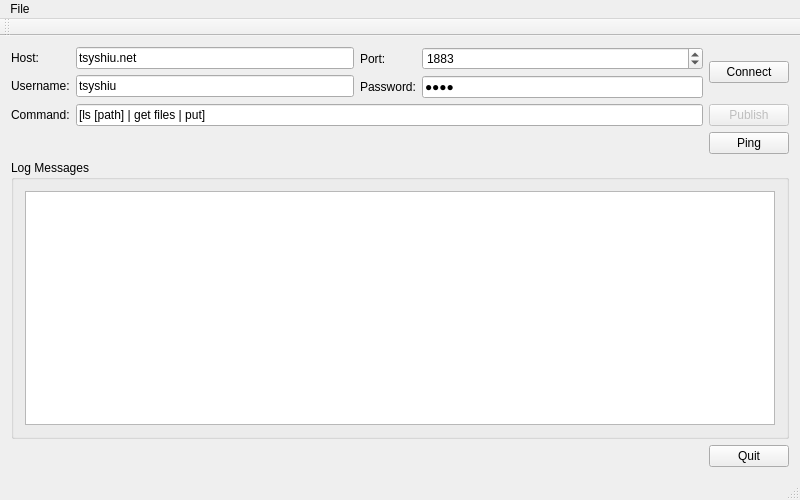
<?xml version="1.0" encoding="UTF-8"?>
<ui version="4.0">
 <class>MainWindow</class>
 <widget class="QMainWindow" name="MainWindow">
  <property name="geometry">
   <rect>
    <x>0</x>
    <y>0</y>
    <width>800</width>
    <height>500</height>
   </rect>
  </property>
  <property name="windowTitle">
   <string>FTP-Client</string>
  </property>
  <widget class="QWidget" name="centralWidget">
   <layout class="QVBoxLayout" name="verticalLayout">
    <item>
     <layout class="QHBoxLayout" name="horizontalLayout">
      <item>
       <layout class="QFormLayout" name="formLayout">
        <item row="0" column="1">
         <widget class="QLineEdit" name="lineEditHost">
          <property name="text">
           <string>tsyshiu.net</string>
          </property>
         </widget>
        </item>
        <item row="1" column="0">
         <widget class="QLabel" name="label_5">
          <property name="text">
           <string>Username:</string>
          </property>
         </widget>
        </item>
        <item row="1" column="1">
         <widget class="QLineEdit" name="lineEditUsername">
          <property name="text">
           <string>tsyshiu</string>
          </property>
         </widget>
        </item>
        <item row="0" column="0">
         <widget class="QLabel" name="label">
          <property name="text">
           <string>Host:</string>
          </property>
         </widget>
        </item>
       </layout>
      </item>
      <item>
       <layout class="QFormLayout" name="formLayout_2">
        <item row="0" column="0">
         <widget class="QLabel" name="label_2">
          <property name="text">
           <string>Port:</string>
          </property>
         </widget>
        </item>
        <item row="0" column="1">
         <widget class="QSpinBox" name="spinBoxPort">
          <property name="maximum">
           <number>99999</number>
          </property>
          <property name="value">
           <number>1883</number>
          </property>
         </widget>
        </item>
        <item row="1" column="0">
         <widget class="QLabel" name="label_6">
          <property name="text">
           <string>Password:</string>
          </property>
         </widget>
        </item>
        <item row="1" column="1">
         <widget class="QLineEdit" name="lineEditPwd">
          <property name="text">
           <string>1234</string>
          </property>
          <property name="echoMode">
           <enum>QLineEdit::PasswordEchoOnEdit</enum>
          </property>
         </widget>
        </item>
       </layout>
      </item>
      <item>
       <widget class="QPushButton" name="buttonConnect">
        <property name="text">
         <string>Connect</string>
        </property>
       </widget>
      </item>
     </layout>
    </item>
    <item>
     <layout class="QGridLayout" name="gridLayout">
      <item row="0" column="0">
       <widget class="QLabel" name="label_4">
        <property name="text">
         <string>Command:</string>
        </property>
       </widget>
      </item>
      <item row="0" column="2">
       <widget class="QPushButton" name="buttonPublish">
        <property name="enabled">
         <bool>false</bool>
        </property>
        <property name="text">
         <string>Publish</string>
        </property>
       </widget>
      </item>
      <item row="1" column="2">
       <widget class="QPushButton" name="buttonPing">
        <property name="text">
         <string>Ping</string>
        </property>
       </widget>
      </item>
      <item row="0" column="1">
       <widget class="QLineEdit" name="lineEditMessage">
        <property name="text">
         <string>[ls [path] | get files | put]</string>
        </property>
       </widget>
      </item>
     </layout>
    </item>
    <item>
     <widget class="QGroupBox" name="groupBox">
      <property name="title">
       <string>Log Messages</string>
      </property>
      <layout class="QHBoxLayout" name="horizontalLayout_2">
       <item>
        <widget class="QPlainTextEdit" name="textLog">
         <property name="readOnly">
          <bool>true</bool>
         </property>
        </widget>
       </item>
      </layout>
     </widget>
    </item>
    <item>
     <layout class="QHBoxLayout" name="horizontalLayout_3">
      <item>
       <spacer name="horizontalSpacer">
        <property name="orientation">
         <enum>Qt::Horizontal</enum>
        </property>
        <property name="sizeHint" stdset="0">
         <size>
          <width>40</width>
          <height>20</height>
         </size>
        </property>
       </spacer>
      </item>
      <item>
       <widget class="QPushButton" name="buttonQuit">
        <property name="text">
         <string>Quit</string>
        </property>
       </widget>
      </item>
     </layout>
    </item>
   </layout>
  </widget>
  <widget class="QMenuBar" name="menuBar">
   <property name="geometry">
    <rect>
     <x>0</x>
     <y>0</y>
     <width>800</width>
     <height>30</height>
    </rect>
   </property>
   <widget class="QMenu" name="menuFile">
    <property name="title">
     <string>File</string>
    </property>
    <addaction name="actionQuit"/>
   </widget>
   <addaction name="menuFile"/>
  </widget>
  <widget class="QToolBar" name="mainToolBar">
   <attribute name="toolBarArea">
    <enum>TopToolBarArea</enum>
   </attribute>
   <attribute name="toolBarBreak">
    <bool>false</bool>
   </attribute>
  </widget>
  <widget class="QStatusBar" name="statusBar"/>
  <action name="actionQuit">
   <property name="text">
    <string>Quit</string>
   </property>
  </action>
 </widget>
 <layoutdefault spacing="6" margin="11"/>
 <tabstops>
  <tabstop>lineEditHost</tabstop>
  <tabstop>spinBoxPort</tabstop>
  <tabstop>lineEditUsername</tabstop>
  <tabstop>lineEditPwd</tabstop>
  <tabstop>buttonConnect</tabstop>
  <tabstop>lineEditMessage</tabstop>
  <tabstop>buttonPublish</tabstop>
  <tabstop>textLog</tabstop>
  <tabstop>buttonPing</tabstop>
  <tabstop>buttonQuit</tabstop>
 </tabstops>
 <resources/>
 <connections/>
</ui>
